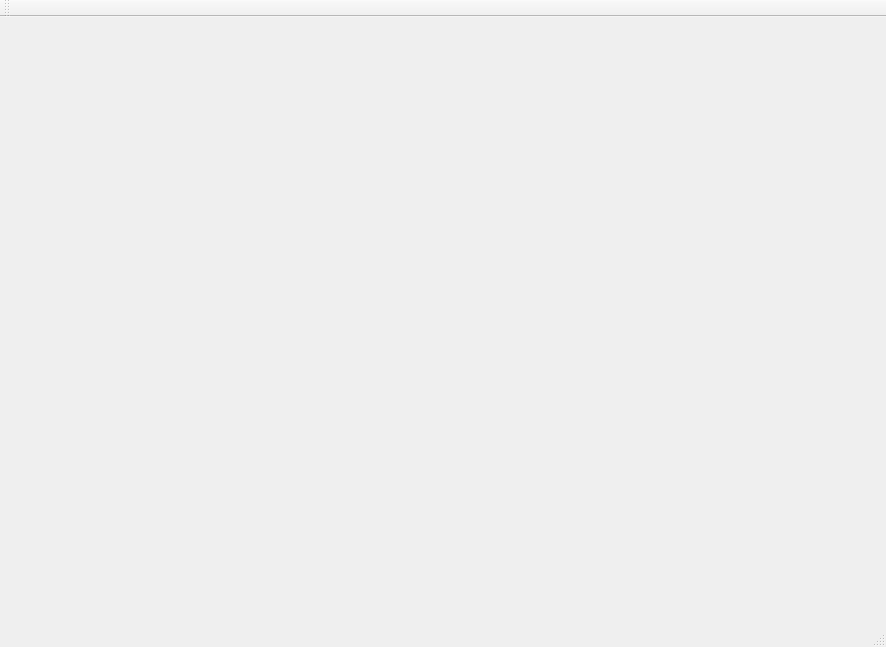
<?xml version="1.0" encoding="UTF-8"?>
<ui version="4.0">
 <class>MainWindow</class>
 <widget class="QMainWindow" name="MainWindow">
  <property name="geometry">
   <rect>
    <x>0</x>
    <y>0</y>
    <width>886</width>
    <height>647</height>
   </rect>
  </property>
  <property name="windowTitle">
   <string>MainWindow</string>
  </property>
  <widget class="QWidget" name="centralWidget"/>
  <widget class="QMenuBar" name="menuBar">
   <property name="geometry">
    <rect>
     <x>0</x>
     <y>0</y>
     <width>886</width>
     <height>25</height>
    </rect>
   </property>
  </widget>
  <widget class="QToolBar" name="mainToolBar">
   <attribute name="toolBarArea">
    <enum>TopToolBarArea</enum>
   </attribute>
   <attribute name="toolBarBreak">
    <bool>false</bool>
   </attribute>
  </widget>
  <widget class="QStatusBar" name="statusBar"/>
 </widget>
 <layoutdefault spacing="6" margin="11"/>
 <resources/>
 <connections/>
</ui>
